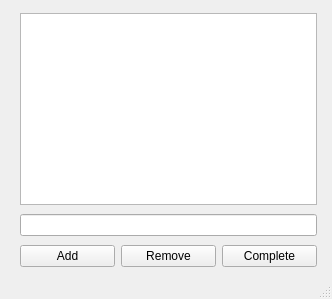
<?xml version="1.0" encoding="UTF-8"?>
<ui version="4.0">
 <class>MainWindow</class>
 <widget class="QMainWindow" name="MainWindow">
  <property name="geometry">
   <rect>
    <x>0</x>
    <y>0</y>
    <width>332</width>
    <height>299</height>
   </rect>
  </property>
  <property name="sizePolicy">
   <sizepolicy hsizetype="Fixed" vsizetype="Fixed">
    <horstretch>0</horstretch>
    <verstretch>0</verstretch>
   </sizepolicy>
  </property>
  <property name="windowTitle">
   <string>Todo-App</string>
  </property>
  <widget class="QWidget" name="centralwidget">
   <widget class="QWidget" name="layoutWidget">
    <property name="geometry">
     <rect>
      <x>20</x>
      <y>10</y>
      <width>297</width>
      <height>260</height>
     </rect>
    </property>
    <layout class="QVBoxLayout" name="verticalLayout">
     <item>
      <widget class="QListView" name="listView">
       <property name="sizePolicy">
        <sizepolicy hsizetype="Expanding" vsizetype="Fixed">
         <horstretch>0</horstretch>
         <verstretch>0</verstretch>
        </sizepolicy>
       </property>
      </widget>
     </item>
     <item>
      <widget class="QLineEdit" name="lineEdit"/>
     </item>
     <item>
      <layout class="QHBoxLayout" name="horizontalLayout">
       <item>
        <widget class="QPushButton" name="addTask">
         <property name="text">
          <string>Add</string>
         </property>
        </widget>
       </item>
       <item>
        <widget class="QPushButton" name="removeTask">
         <property name="text">
          <string>Remove</string>
         </property>
        </widget>
       </item>
       <item>
        <widget class="QPushButton" name="completeTask">
         <property name="text">
          <string>Complete</string>
         </property>
        </widget>
       </item>
      </layout>
     </item>
    </layout>
   </widget>
  </widget>
  <widget class="QStatusBar" name="statusbar"/>
 </widget>
 <resources/>
 <connections/>
</ui>
